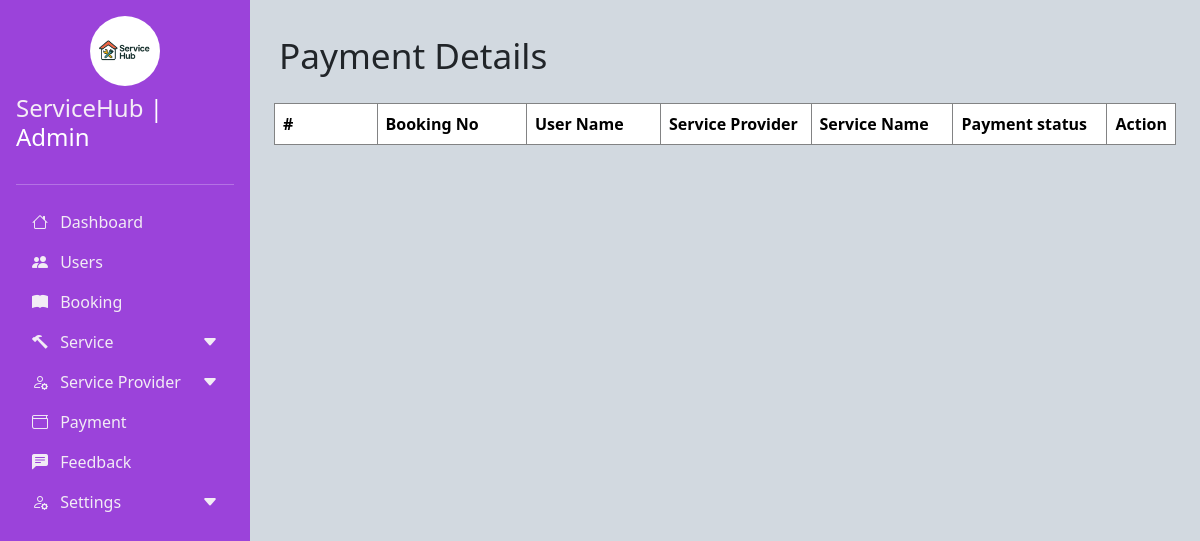
/Admin/payment.php (signed in), run on an earlier commit of the app's database.
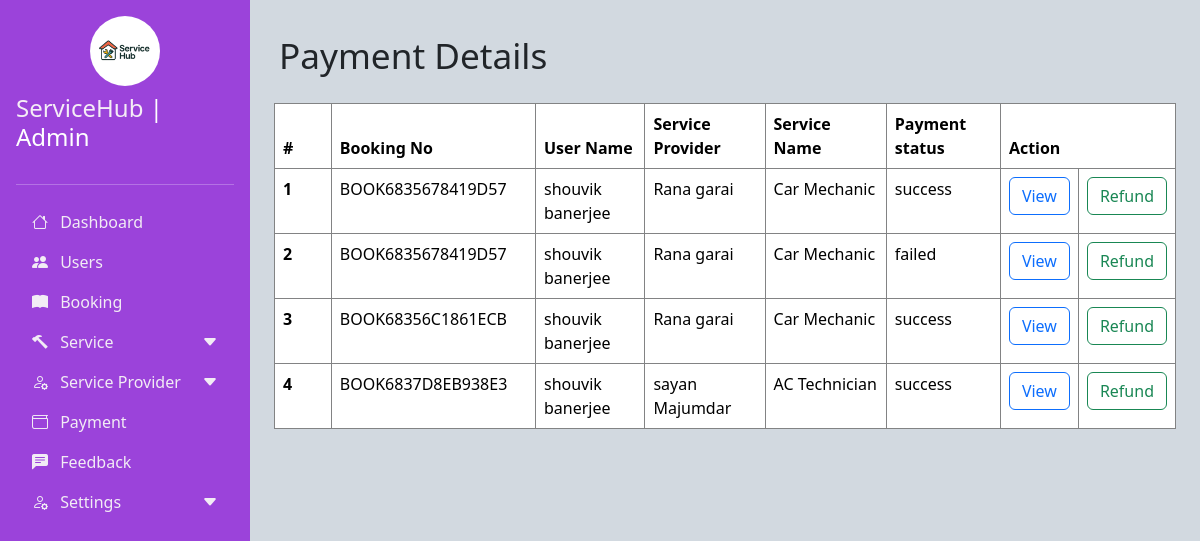
And on a later commit of the database.
### tables this page shows
CREATE TABLE `booking` (
  `booking_id` int(11) NOT NULL,
  `user_id` int(11) NOT NULL,
  `service_id` int(11) NOT NULL,
  `provider_id` int(11) NOT NULL,
  `booking_status` enum('pending','accepted','rejected','completed') NOT NULL,
  `booking_time` datetime NOT NULL,
  `amount` int(11) NOT NULL,
  `payment_method` enum('card','paypal','upi','cash') NOT NULL,
  `payment_status` enum('pending','success','failed','refunded') NOT NULL,
  `transaction_id` varchar(100) NOT NULL,
  `created_at` timestamp NOT NULL DEFAULT current_timestamp(),
  `booking_no` varchar(100) NOT NULL,
  `reason` text NOT NULL,
  `subservice_id` int(100) NOT NULL
);

CREATE TABLE `users` (
  `user_id` int(11) NOT NULL,
  `name` varchar(50) NOT NULL,
  `dob` date NOT NULL,
  `email` varchar(50) NOT NULL,
  `password` varchar(30) NOT NULL,
  `phone` varchar(15) NOT NULL,
  `address` text NOT NULL,
  `image` text NOT NULL,
  `created_at` timestamp NOT NULL DEFAULT current_timestamp(),
  `updated_at` timestamp NOT NULL DEFAULT current_timestamp()
);

CREATE TABLE `service_providers` (
  `provider_id` int(11) NOT NULL,
  `image` text NOT NULL,
  `service_id` int(10) NOT NULL,
  `description` text NOT NULL,
  `approved_action` enum('pending','approved','rejected') NOT NULL,
  `created_at` timestamp NOT NULL DEFAULT current_timestamp(),
  `businessname` varchar(50) NOT NULL,
  `lisenceno` text NOT NULL,
  `identityno` text NOT NULL,
  `identityimage` text NOT NULL,
  `email` text NOT NULL,
  `phone` varchar(15) DEFAULT NULL,
  `provider_name` varchar(100) NOT NULL,
  `password` text NOT NULL,
  `address` text NOT NULL
);

CREATE TABLE `service` (
  `service_id` int(11) NOT NULL,
  `service_name` varchar(20) NOT NULL,
  `image` text NOT NULL
);

### Admin/payment.php (the view, shortened to what this page needs)
<!DOCTYPE html>
<html lang="en">
<head>
    <link href="./css/bootstrap.min.css" rel="stylesheet" >
    <link rel="stylesheet" href="https://cdn.jsdelivr.net/npm/bootstrap-icons@1.10.0/font/bootstrap-icons.css">
    <link rel="stylesheet" href="custom.css">
     <link rel="stylesheet" href="hideScrollbar.css">
</head>
<body>
    <div class="d-flex ">
        <?php
            include_once "sidenav.php";
        ?>
        <div class="main-content p-4" id="mainContent">
        <div class="o35">
                    <p style="padding:5px;font-size:2.2rem">Payment Details</p>
                    <table class="table">
                    <thead>
                        <tr>
                        <th scope="col">#</th>
                        <th scope="col">Booking No</th>
                        <th scope="col">User Name</th>
                        <th scope="col">Service Provider</th>
                        <th scope="col">Service Name</th>
                        <th scope="col">Payment status</th>
                        <th colspan='2'>Action</th>
                        </tr>
                    </thead>
                    <tbody>
                    <?php
                        include_once "connection.php";
                        $count=1;
                        $res=mysqli_query($con,"SELECT booking.*, users.name, users.email, service_providers.provider_name, service.service_name FROM
                        booking JOIN users ON booking.user_id = users.user_id JOIN service_providers ON booking.provider_id = service_providers.provider_id
                        JOIN service ON booking.service_id = service.service_id");
                        while($row=mysqli_fetch_array($res))
                        {
                    ?>
                        <tr>
                        <th scope="row"><?php  echo $count++?></th>
                        <td data-label="Booking No"><?php  echo $row['booking_no']?></td>
                        <td data-label="User Name"><?php  echo $row['name']?></td>
                        <td data-label="Service Provider"><?php  echo $row['provider_name'] ?></td>
                        <td data-label="Service"><?php  echo $row['service_name']?></td>
                         <td data-label="status"><?php  echo $row['payment_status']?></td>
                        <td data-label="Action"><a href="paymentview.php?id=<?php echo $row['booking_id']; ?>"><button type="button" class="btn btn-outline-primary">View</button></td>
                        <td data-label="Action"><button type="button" class="btn btn-outline-success">Refund</button></td>
                        </tr>
                        <?php
                            }
                        ?>
                    </tbody>
                    </table>
                </div>
            </div>
        </div>
</body>
</html>

What changed in the data, as far as the page shows it:
added booking: booking_no "BOOK6835678419D57", user.name "shouvik banerjee", provider.provider_name "Rana garai", service.service_name "Car Mechanic", payment_status "success"
added booking: booking_no "BOOK6835678419D57", user.name "shouvik banerjee", provider.provider_name "Rana garai", service.service_name "Car Mechanic", payment_status "failed"
added booking: booking_no "BOOK68356C1861ECB", user.name "shouvik banerjee", provider.provider_name "Rana garai", service.service_name "Car Mechanic", payment_status "success"
added booking: booking_no "BOOK6837D8EB938E3", user.name "shouvik banerjee", provider.provider_name "sayan Majumdar", service.service_name "AC Technician", payment_status "success"
